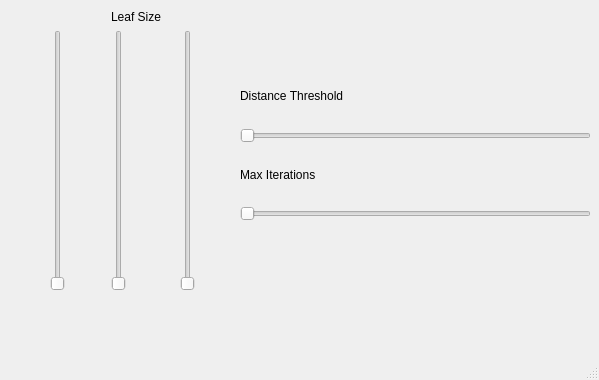
<?xml version="1.0" encoding="UTF-8"?>
<ui version="4.0">
 <class>MainWindow</class>
 <widget class="QMainWindow" name="MainWindow">
  <property name="geometry">
   <rect>
    <x>0</x>
    <y>0</y>
    <width>599</width>
    <height>380</height>
   </rect>
  </property>
  <property name="windowTitle">
   <string>MainWindow</string>
  </property>
  <widget class="QWidget" name="centralwidget">
   <widget class="QWidget" name="">
    <property name="geometry">
     <rect>
      <x>10</x>
      <y>10</y>
      <width>231</width>
      <height>281</height>
     </rect>
    </property>
    <layout class="QGridLayout" name="gridLayout">
     <item row="1" column="2">
      <widget class="QSlider" name="verticalSlider_3">
       <property name="orientation">
        <enum>Qt::Vertical</enum>
       </property>
      </widget>
     </item>
     <item row="1" column="0">
      <widget class="QSlider" name="verticalSlider">
       <property name="orientation">
        <enum>Qt::Vertical</enum>
       </property>
      </widget>
     </item>
     <item row="0" column="1" colspan="2">
      <widget class="QLabel" name="label">
       <property name="text">
        <string>Leaf Size</string>
       </property>
      </widget>
     </item>
     <item row="1" column="1">
      <widget class="QSlider" name="verticalSlider_2">
       <property name="orientation">
        <enum>Qt::Vertical</enum>
       </property>
      </widget>
     </item>
    </layout>
   </widget>
   <widget class="QWidget" name="">
    <property name="geometry">
     <rect>
      <x>240</x>
      <y>70</y>
      <width>351</width>
      <height>151</height>
     </rect>
    </property>
    <layout class="QGridLayout" name="gridLayout_2">
     <item row="2" column="0">
      <widget class="QLabel" name="label_3">
       <property name="text">
        <string>Max Iterations</string>
       </property>
      </widget>
     </item>
     <item row="1" column="0">
      <widget class="QSlider" name="horizontalSlider">
       <property name="orientation">
        <enum>Qt::Horizontal</enum>
       </property>
      </widget>
     </item>
     <item row="3" column="0">
      <widget class="QSlider" name="horizontalSlider_2">
       <property name="orientation">
        <enum>Qt::Horizontal</enum>
       </property>
      </widget>
     </item>
     <item row="0" column="0">
      <widget class="QLabel" name="label_2">
       <property name="text">
        <string>Distance Threshold</string>
       </property>
      </widget>
     </item>
    </layout>
   </widget>
   <zorder>verticalSlider</zorder>
   <zorder>verticalSlider_2</zorder>
   <zorder>verticalSlider_3</zorder>
   <zorder>label</zorder>
   <zorder>label_2</zorder>
   <zorder>label_3</zorder>
   <zorder>horizontalSlider</zorder>
   <zorder>horizontalSlider_2</zorder>
   <zorder>label_2</zorder>
  </widget>
  <widget class="QMenuBar" name="menubar">
   <property name="geometry">
    <rect>
     <x>0</x>
     <y>0</y>
     <width>599</width>
     <height>25</height>
    </rect>
   </property>
  </widget>
  <widget class="QStatusBar" name="statusbar"/>
 </widget>
 <resources/>
 <connections/>
</ui>
